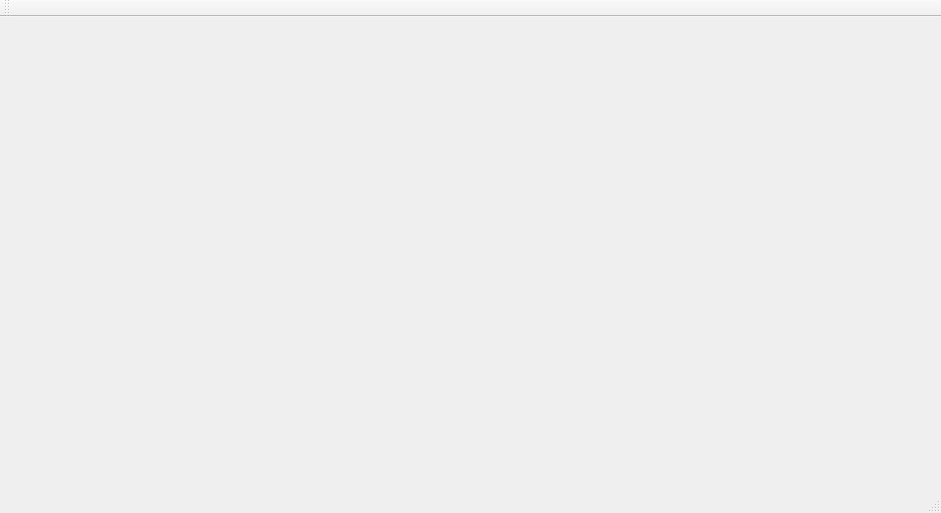
<?xml version="1.0" encoding="UTF-8"?>
<ui version="4.0">
 <class>MainWindow</class>
 <widget class="QMainWindow" name="MainWindow">
  <property name="geometry">
   <rect>
    <x>0</x>
    <y>0</y>
    <width>941</width>
    <height>513</height>
   </rect>
  </property>
  <property name="windowTitle">
   <string>MainWindow</string>
  </property>
  <widget class="QWidget" name="centralWidget">
   <layout class="QGridLayout" name="gridLayout_2">
    <item row="1" column="1">
     <layout class="QGridLayout" name="gridLayout">
      <property name="spacing">
       <number>0</number>
      </property>
     </layout>
    </item>
    <item row="0" column="1">
     <spacer name="verticalSpacer_2">
      <property name="orientation">
       <enum>Qt::Vertical</enum>
      </property>
      <property name="sizeHint" stdset="0">
       <size>
        <width>20</width>
        <height>40</height>
       </size>
      </property>
     </spacer>
    </item>
    <item row="0" column="0">
     <spacer name="horizontalSpacer">
      <property name="orientation">
       <enum>Qt::Horizontal</enum>
      </property>
      <property name="sizeHint" stdset="0">
       <size>
        <width>40</width>
        <height>20</height>
       </size>
      </property>
     </spacer>
    </item>
    <item row="2" column="1">
     <spacer name="verticalSpacer">
      <property name="orientation">
       <enum>Qt::Vertical</enum>
      </property>
      <property name="sizeHint" stdset="0">
       <size>
        <width>20</width>
        <height>40</height>
       </size>
      </property>
     </spacer>
    </item>
    <item row="0" column="2">
     <spacer name="horizontalSpacer_2">
      <property name="orientation">
       <enum>Qt::Horizontal</enum>
      </property>
      <property name="sizeHint" stdset="0">
       <size>
        <width>40</width>
        <height>20</height>
       </size>
      </property>
     </spacer>
    </item>
   </layout>
  </widget>
  <widget class="QMenuBar" name="menuBar">
   <property name="enabled">
    <bool>true</bool>
   </property>
   <property name="geometry">
    <rect>
     <x>0</x>
     <y>0</y>
     <width>941</width>
     <height>26</height>
    </rect>
   </property>
  </widget>
  <widget class="QToolBar" name="mainToolBar">
   <attribute name="toolBarArea">
    <enum>TopToolBarArea</enum>
   </attribute>
   <attribute name="toolBarBreak">
    <bool>false</bool>
   </attribute>
  </widget>
  <widget class="QStatusBar" name="statusBar"/>
 </widget>
 <layoutdefault spacing="6" margin="11"/>
 <resources/>
 <connections/>
</ui>
